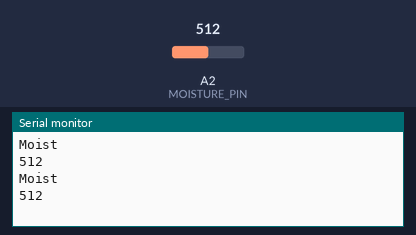
The sketch below on a simulated Arduino Uno, built with avr-gcc and run on an emulated ATmega328P. On the bench: the last lines printed to the serial monitor. Inputs (shaded band) come from the test bench; at power-on: A2 (MOISTURE_PIN) = 512.

Above: at 10.8 s.
10.9 s: A2 (MOISTURE_PIN) set to 710
At 20.6 s:
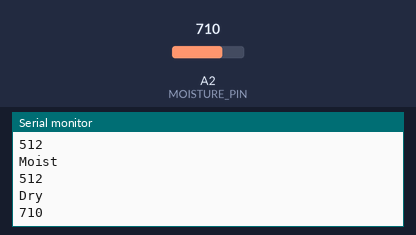
21.5 s: A2 (MOISTURE_PIN) set to 290
At 30.7 s:
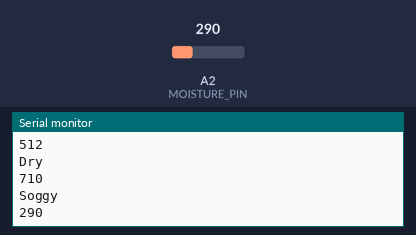
Timing chart, 0 to 32.2 s (numbered marks = the images above; inputs shaded):
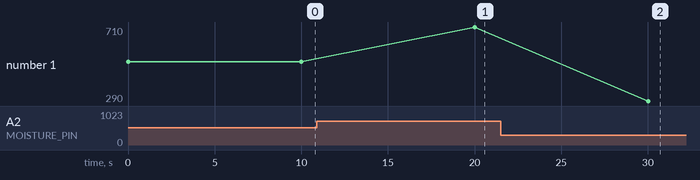

Measured:
- after the input at 10.9 s, the serial monitor: prints a new line after 9.1 s (image 1)
- after the input at 21.5 s, the serial monitor: prints a new line after 8.5 s (image 2)
- plotted number 1: 512 → 710 after the input at 10.9 s, 710 → 290 after the input at 21.5 s

The sketch:

hygrometer.ino
```cpp
/*Test with hygrometer*/

//Analog pin assignments
#define MOISTURE_PIN 2 //A2

int moistureSensorValue;

void setup() {
Serial.begin(9600);
}


void loop() {
moistureSensorValue = analogRead(MOISTURE_PIN);
            //moistureSensorValue = 650;  //for testing
            if(moistureSensorValue >= 700){ //Dry
              //j = 0;
              Serial.println("Dry");
            }
            if((moistureSensorValue < 700) && (moistureSensorValue >= 300)){ //Moist
              //j = 1;
              Serial.println("Moist");
            }
            if(moistureSensorValue < 300){ //Soggy
              //j = 2;
              Serial.println("Soggy");
            }

Serial.println(moistureSensorValue);
Serial.print("\n");
delay(10000);
}
```
